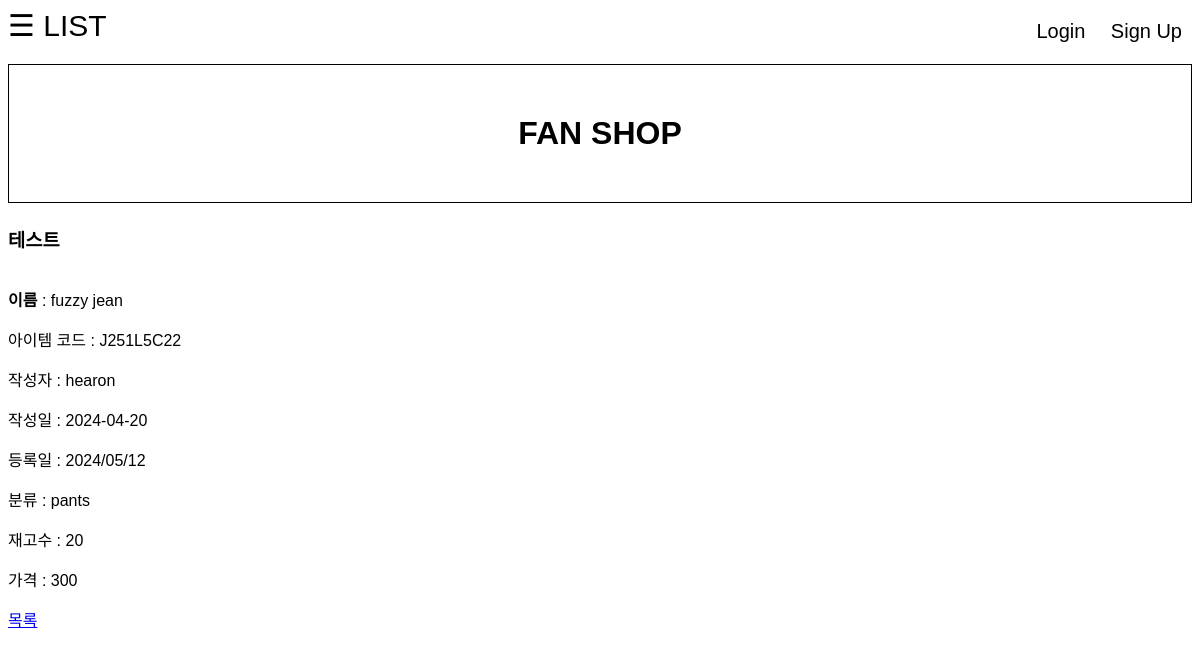
Page /item/J251L5C22 on the committed database.
### models/models.py (models this page shows, shortened)
class Items(Base):
    __tablename__ = "items"
    item_name = Column(String, unique=True)
    item_code = Column(String, unique=True, primary_key=True)
    writer = Column(String, nullable=False)
    datetime = Column(Date , default=datetime.now(), onupdate=datetime.now())
    pubtime = Column(Text)
    option = Column(String)
    stock = Column(Integer)
    price = Column(Integer)

### routes/views.py (the view)
@views.route('/item/<string:item_code>', methods=['GET', 'POST'])
def item(item_code):
    info = my_db.select_all(table_name="items")
    return render_template("item.html", data=info)

### my_db.py (called while the page is built)
def connect_db():
    return sqlite3.connect('mydb.db')

def select_all(table_name): # 전체 데이터 확인
    ret = list()
    try:
        db = connect_db()
        c = db.cursor()
        c.execute(f'SELECT * FROM {table_name}')
        ret = c.fetchall()
    except Exception as e:
        print('db error:', e)
    finally:
        db.close()
        return ret

### website/templates/item.html (shortened to what this page needs)
<!DOCTYPE html>
<html>
  <head>
    <link rel="stylesheet" href="../static/css/item.css">
  </head>
  <body>
    {% extends "top_menu.html" %}
    {% block content %}
    {{ super() }}
        {% for item in data %}
        <h3>테스트</h3>
        <p><b>이름</b> : {{ item[0] }} </p>
        <p>아이템 코드 : {{ item[1] }} </p>
        <p>작성자 : {{ item[2] }}</p>
        <p>작성일 : {{ item[3] }}</p>
        <p>등록일 : {{ item[4] }}</p>
        <p>분류 : {{ item[5] }}</p>
        <p>재고수 : {{ item[6] }}</p>
        <p>가격 : {{ item[7] }}</p>
        {% endfor %}
      <p><a href={{ url_for("views.home") }}>목록</a></p>
    {% endblock %}

### website/static/css/item.css (style rules this page uses)
body { background-color: #fff; font-family: Verdana, Geneva, Tahoma, sans-serif; }

### website/static/css/index.css (style rules this page uses)
body { background-color: #fff; font-family: Verdana, Geneva, Tahoma, sans-serif; }

### rows in the picture
Items: item_name "fuzzy jean", item_code "J251L5C22", writer "hearon", datetime "2024-04-20", pubtime "2024/05/12", option "pants", stock "20", price "300"
